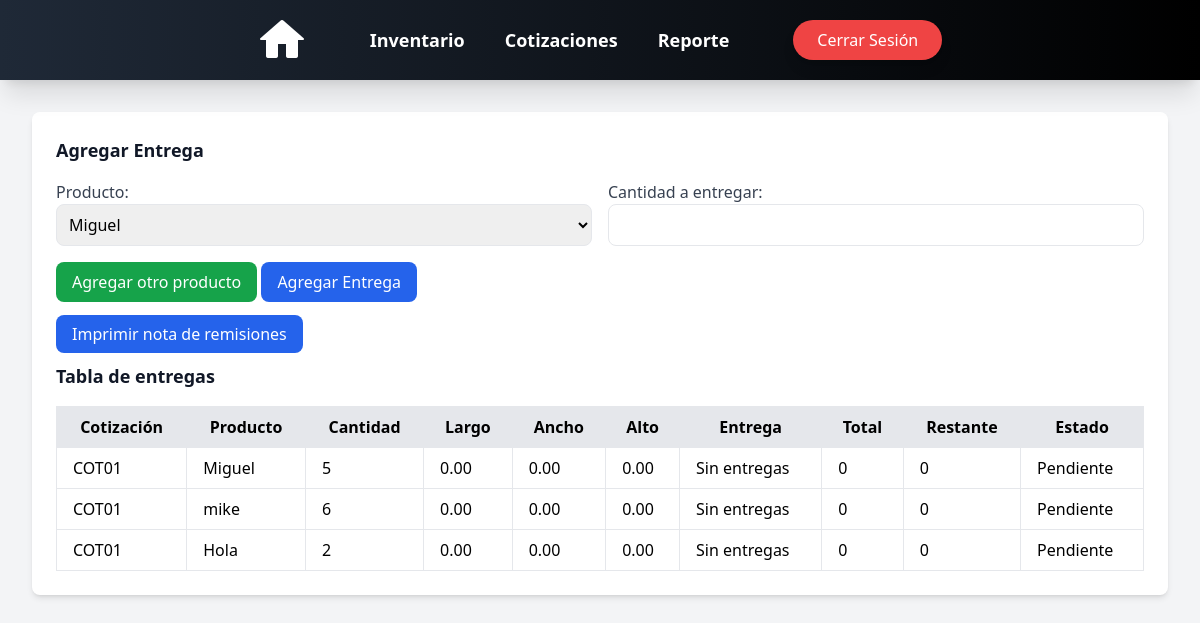
The app's page /quotes/remission/COT01/ (signed in) with its own data.
### cotizaciones/models.py (models this page shows, shortened)
class Cotizaciones(models.Model):
    id = models.CharField(max_length=10, primary_key=True, unique=True, blank=False, null=False)
    cliente = models.CharField(max_length=50, blank=False, null=True)
    telefono = models.IntegerField(blank=False, null=True)
    fecha = models.DateField(auto_now=False, auto_now_add=False)
    fecha_propuesta = models.DateField(auto_now=False, auto_now_add=False)
    fecha_entrega = models.DateField(auto_now=False, auto_now_add=False, null=True, blank=True)
    direccion_entrega = models.CharField(max_length=50, default='Pendiente')
    servicio_envio = models.CharField(max_length=100, default="TGZ")
    costo_envio = models.DecimalField(max_digits=10, decimal_places=2, blank=False, null=True, default=0)
    total = models.DecimalField(max_digits=10, decimal_places=2, default=0.0)  # Total sin IVA
    total_Civa = models.DecimalField(max_digits=10, decimal_places=2, default=0.0)
    status = models.CharField(max_length=20, blank=False, null=False, default='Pendiente')
    anticipo = models.DecimalField(max_digits=10, decimal_places=2, default=0.0)
    restante = models.DecimalField(max_digits=10, decimal_places=2, default=0.0)
    metodo_pago = models.CharField(max_length=20, null=False, default='No')
    iva = models.DecimalField(max_digits=10, decimal_places=2, default=0.0)

class CotizacionProduct(models.Model):
    cotizacion_id = models.ForeignKey(Cotizaciones, on_delete=models.CASCADE, related_name='cotizaciones')
    product_id = models.ForeignKey(Product, on_delete=models.CASCADE)
    cantidad = models.IntegerField(default=1)
    phistorico = models.DecimalField(max_digits=10, decimal_places=2, default=0.0)
    subtotal = models.DecimalField(max_digits=10, decimal_places=2, default=0.0)
    usar_precio_distribuidor = models.BooleanField(default=False)

### products/models.py (models this page shows, shortened)
class Product(models.Model):
    nombre = models.CharField(max_length=50, blank=True, null=False)
    descripcion = models.CharField(max_length=100, blank=True, null=False)
    categoria = models.CharField(max_length=50, blank=True, null=False)
    largo = models.DecimalField(max_digits=5, decimal_places=2, blank=True, null=True, default=0)
    ancho = models.DecimalField(max_digits=5, decimal_places=2, blank=True, null=True, default=0)
    alto = models.DecimalField(max_digits=5, decimal_places=2, blank=True, null=True, default=0)
    volumen = models.FloatField(blank=True, null=True, default=0)
    volumen_total = models.FloatField(blank=True, null=True, default=0)
    unidad = models.CharField(max_length=50, blank=True, null=False)
    inventario = models.IntegerField(blank=True, null=True)
    precio_general = models.DecimalField(max_digits=10, decimal_places=2, blank=True, null=False)
    precio_distribuidor = models.DecimalField(max_digits=10, decimal_places=2, blank=True, null=True)
    otro = BooleanField(default=False)
    imagen = models.ImageField(upload_to='images_products/', blank=True, null=True)
    thumbnail = models.ImageField(upload_to='thumbs', blank=True, null=True, editable=True)

### cotizaciones/views.py (the view, shortened to what this page needs)
# urls.py: path('remission/<str:id>/', view_remission, name='view_remission'),
def view_remission(request, id):
    cotizacion = get_object_or_404(Cotizaciones, id=id)
    productos_cotizacion = CotizacionProduct.objects.filter(cotizacion_id=cotizacion)
    remisiones = Remisiones.objects.filter(cotizacion_id=cotizacion)
    remisiones_dict = {}
    for producto in productos_cotizacion:
        remision = remisiones.filter(product_id=producto.product_id).first()
        remisiones_dict[producto.product_id.id] = {
            "entregas": Entregas.objects.filter(remision__product_id=producto.product_id, remision__cotizacion_id=cotizacion).order_by("id"),
            "remision": remision  # Incluir la instancia de Remisiones
        }
    context = {
        "cotizacion": cotizacion,
        "productos_cotizacion": productos_cotizacion,
        "remisiones_dict": remisiones_dict,
    }
    return render(request, "quotes/remisiones.html", context)

### cotizaciones/templatetags/custom_filters.py (called while the page is built)
@register.filter
def get_item(dictionary, key):
    return dictionary.get(key, {'entrega': 0, 'total': 0, 'restante': 0, 'status': 'Pendiente'})

### users/context_processors.py (called while the page is built)
def empleado_context(request):
    if request.user.is_authenticated:
        empleado = request.user.groups.filter(name='Empleado').exists()
    else:
        empleado = False  # Si no está autenticado, no es parte del grupo
    return {'empleado': empleado}

### templates/quotes/remisiones.html (shortened to what this page needs)
{% load static custom_filters %}
<!DOCTYPE html>
<html lang="es">
<head>
    <script src="https://cdn.tailwindcss.com"></script>
</head>
<body class="bg-gray-100 p-8">
    {% include 'nav_bar.html' %}
    {% if request.user.is_authenticated %}
        <div class="animate__animated animate__fadeIn">
            <div class="bg-white p-6 rounded-lg shadow-md mt-20">
                <h2 class="text-lg font-semibold text-gray-900 mb-4">Agregar Entrega</h2>
                <form method="POST" action="" class="mb-5">
                    <div id="filas-productos">
                        <div class="grid grid-cols-2 gap-4 producto-fila">
                            <div>
                                <label class="block text-gray-700">Producto:</label>
                                <select name="product_id" class="w-full border rounded-lg p-2">
                                    {% for producto in productos_cotizacion %}
                                        <option value="{{ producto.product_id.id }}">{{ producto.product_id.nombre }}</option>
                                    {% endfor %}
                                </select>
                            </div>
                            <div>
                                <label class="block text-gray-700">Cantidad a entregar:</label>
                                <input type="number" name="cantidad_entregada" class="w-full border rounded-lg p-2" min="1" required>
                            </div>
                        </div>
                    </div>
                    <button type="button" onclick="agregarFila()" class="mt-4 bg-green-600 text-white px-4 py-2 rounded-lg hover:bg-green-700 transition">
                        Agregar otro producto
                    </button>
                    <button type="submit" class="mt-4 bg-blue-600 text-white px-4 py-2 rounded-lg hover:bg-blue-700 transition">
                        Agregar Entrega
                    </button>
                </form>
                <a href="{% url 'generate_remission_pdf' cotizacion.id %}" class="mt-4 mb-5 bg-blue-600 text-white px-4 py-2 rounded-lg hover:bg-blue-700 transition">Imprimir nota de remisiones</a>
                <h2 class="text-lg font-semibold text-gray-900 mb-4 mt-4">Tabla de entregas</h2>
                <table id="tabla-productos" class="w-full border-collapse border border-gray-300">
                    <thead>
                        <tr class="bg-gray-200">
                            <th class="border px-4 py-2">Cotización</th>
                            <th class="border px-4 py-2">Producto</th>
                            <th class="border px-4 py-2">Cantidad</th>
                            <th class="border px-4 py-2">Largo</th>
                            <th class="border px-4 py-2">Ancho</th>
                            <th class="border px-4 py-2">Alto</th>
                            <th class="border px-4 py-2">Entrega</th>
                            <th class="border px-4 py-2">Total</th>
                            <th class="border px-4 py-2">Restante</th>
                            <th class="border px-4 py-2">Estado</th>
                        </tr>
                    </thead>
                    <tbody>
                        {% for producto in productos_cotizacion %}
                            <tr>
                                <td class="border px-4 py-2">{{ cotizacion.id }}</td>
                                <td class="border px-4 py-2">{{ producto.product_id.nombre }}</td>
                                <td class="border px-4 py-2">{{ producto.cantidad }}</td>
                                <td class="border px-4 py-2">{{ producto.product_id.largo }}</td>
                                <td class="border px-4 py-2">{{ producto.product_id.ancho }}</td>
                                <td class="border px-4 py-2">{{ producto.product_id.alto }}</td>
                                {% with remision_data=remisiones_dict|get_item:producto.product_id.id %}
                                    <td class="border px-4 py-2">
                                        {% if remision_data.entregas %}
                                            <ul>
                                                {% for entrega in remision_data.entregas %}
                                                    <li>
                                                        {{ forloop.counter }}{% if forloop.counter == 1 %}er{% else %}da{% endif %} entrega: {{ entrega.cantidad_entregada }}
                                                    </li>
                                                {% endfor %}
                                            </ul>
                                        {% else %}
                                            <p>Sin entregas</p>
                                        {% endif %}
                                    </td>
                                    <td class="border px-4 py-2">{{ remision_data.remision.total|default:"0" }}</td>
                                    <td class="border px-4 py-2">{{ remision_data.remision.restante|default:"0" }}</td>
                                    <td class="border px-4 py-2">{{ remision_data.remision.status|default:"Pendiente" }}</td>
                                {% endwith %}
                            </tr>
                        {% endfor %}
                    </tbody>
                </table>
            </div>
        </div>
    {% else %}
        <div class="flex flex-col items-center justify-center min-h-screen text-center">
            <h2 class="text-2xl font-semibold text-gray-700">No está autenticado</h2>
            <a href="{% url 'login' %}" class="mt-4 bg-blue-600 text-white px-4 py-2 rounded-lg hover:bg-blue-700 transition">Iniciar sesión</a>
        </div>
    {% endif %}
</body>
</html>

### records on screen
CotizacionProduct: product_id.nombre "Miguel", cantidad "5", product_id.largo "0.00", product_id.ancho "0.00", product_id.alto "0.00", remision.total "0", remision.restante "0", remision.status "Pendiente"
Cotizaciones: id "COT01"
CotizacionProduct: product_id.nombre "mike", cantidad "6", product_id.largo "0.00", product_id.ancho "0.00", product_id.alto "0.00", remision.total "0", remision.restante "0", remision.status "Pendiente"
CotizacionProduct: product_id.nombre "Hola", cantidad "2", product_id.largo "0.00", product_id.ancho "0.00", product_id.alto "0.00", remision.total "0", remision.restante "0", remision.status "Pendiente"

### other values on screen
form field product_id "Miguel"
